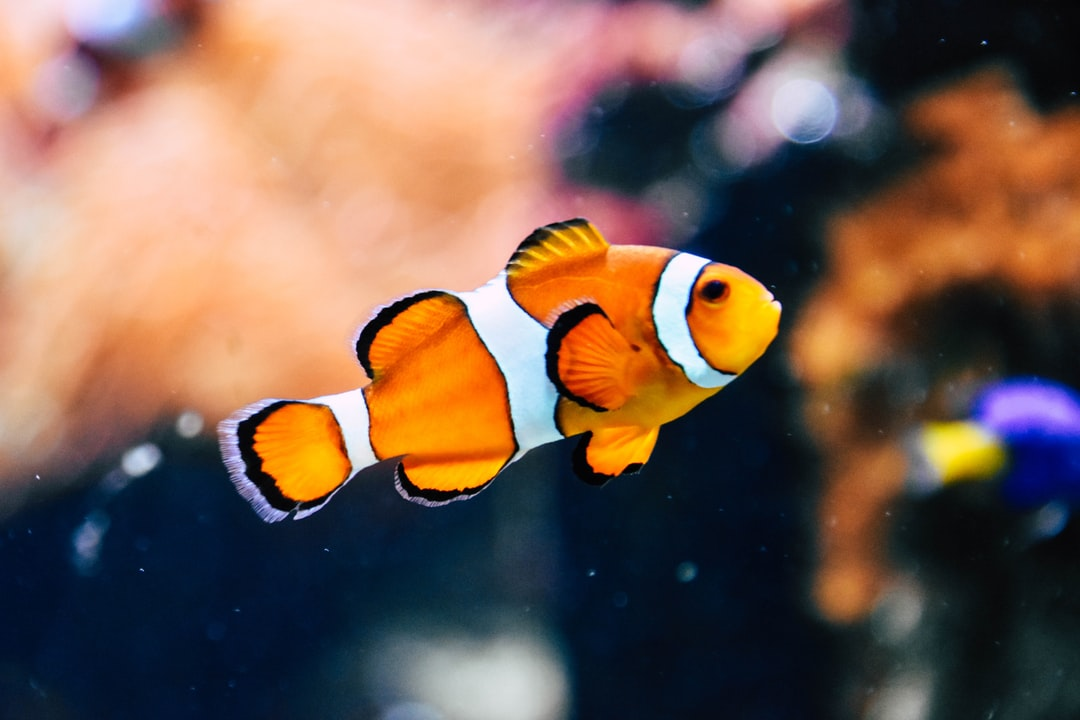
#> input picture fish.jpg, 1080 x 720 px, given in place of the camera
$ python 'Object Tracking.py'
#> lines starting #> are read from the running program, lines starting #| are printed output that depends on the picture; after the words box and inside, x2 and y2 are one past the last pixel; in counts of white or black regions, pixels touching at a corner belong together
import cv2
import numpy as np
#captures the video from webcam
cap=cv2.VideoCapture(0)

while(1):
    ret,frame=cap.read()
#> frame is the input picture: shape (720, 1080, 3); mean B, G, R 81.3, 93.8, 119.2
    hsv=cv2.cvtColor(frame,cv2.COLOR_BGR2HSV)
#> hsv: shape (720, 1080, 3); mean H, S, V 66.3, 147.9, 134.8

    lowerLimit=np.array([0,100,100])
    upperLimit=np.array([25,255,255])

#color range between UL and LL will be captured  and stored in mask from hsv
    mask=cv2.inRange(hsv,lowerLimit,upperLimit)
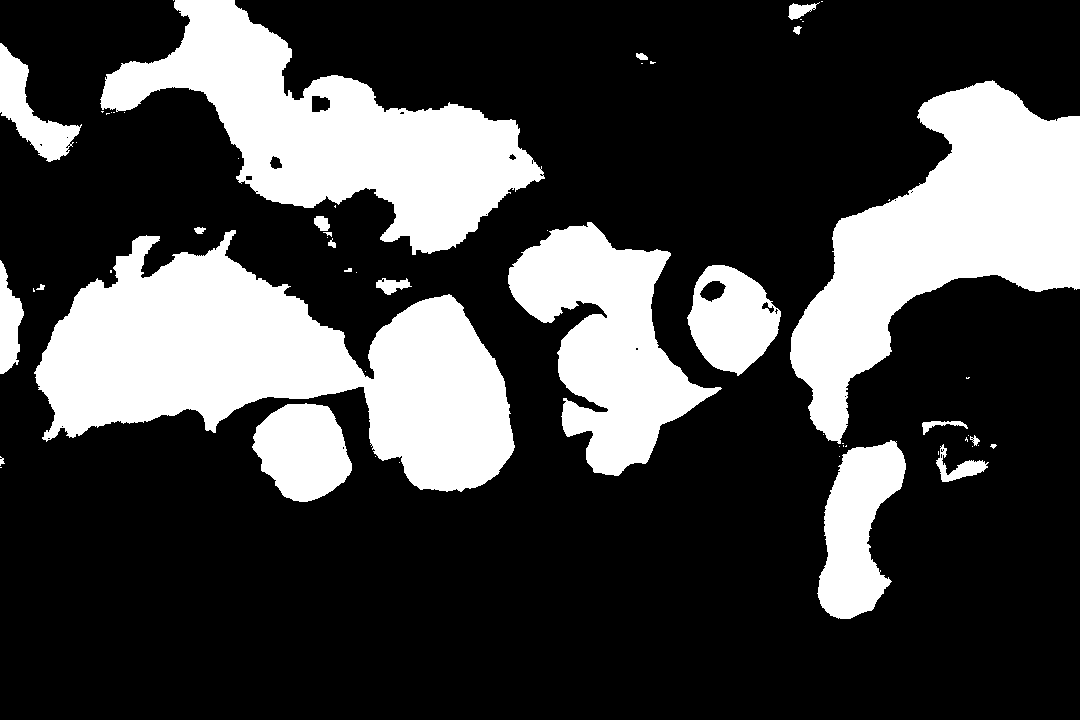
#> mask: shape (720, 1080); 26.9% white; 60 white regions (36 under 20 px), largest, box (x1, y1, x2, y2) and area: (34, 230, 515, 492) 62391, (790, 80, 1080, 444) 45941, (100, 0, 545, 255) 44393

    result=cv2.bitwise_and(frame,frame,mask=mask)
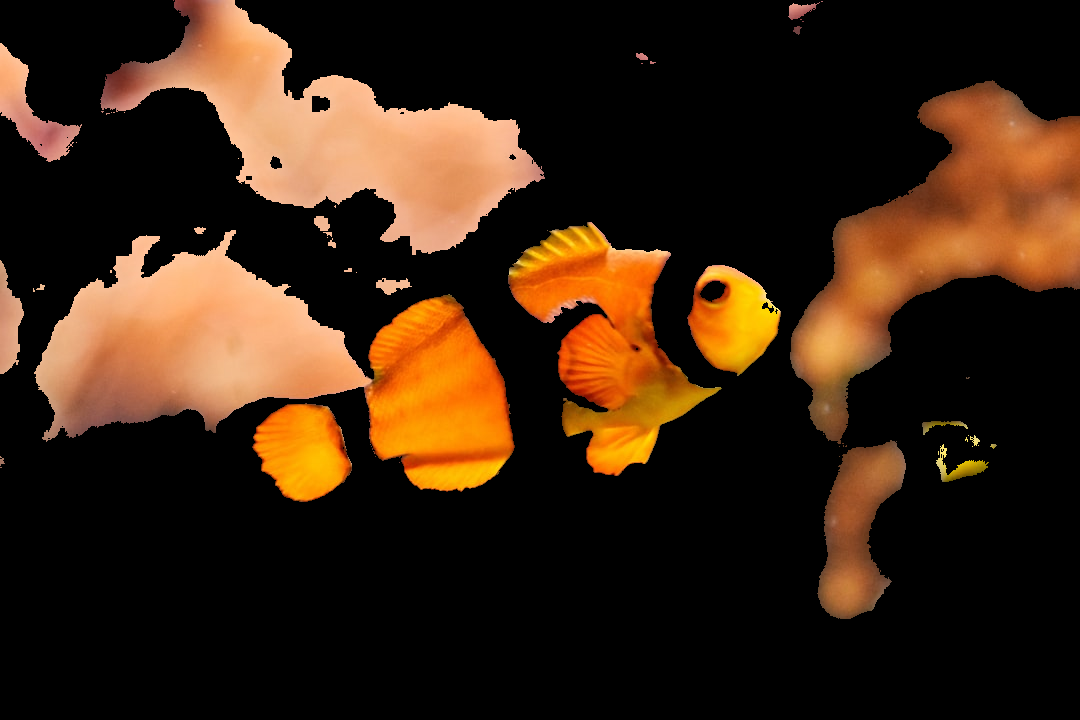
#> result: shape (720, 1080, 3); mean B, G, R 17.4, 35.4, 57.6

    cv2.imshow('frame',frame)
    cv2.imshow('mask',mask)
    cv2.imshow('result',result)

#waitkey is 1 millisecond and key pressed is equal to q then it exits the output
    if(cv2.waitKey(1) & 0xFF==ord('q')):
#> (key q is pressed here)
        break

#> (the run stopped early here; a loop or call above may not have finished)
